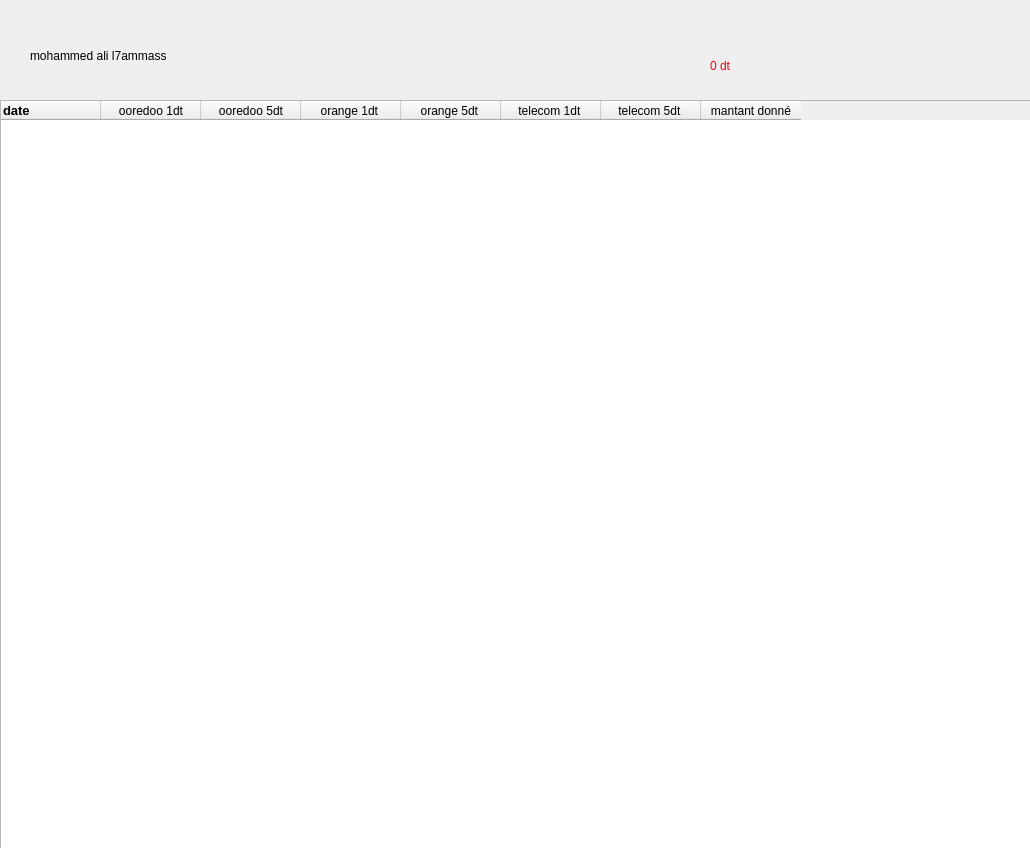
<?xml version="1.0" encoding="UTF-8"?>
<ui version="4.0">
 <class>Dialog</class>
 <widget class="QDialog" name="Dialog">
  <property name="windowModality">
   <enum>Qt::ApplicationModal</enum>
  </property>
  <property name="geometry">
   <rect>
    <x>0</x>
    <y>0</y>
    <width>1030</width>
    <height>848</height>
   </rect>
  </property>
  <property name="windowTitle">
   <string>grande_vue</string>
  </property>
  <property name="windowIcon">
   <iconset>
    <normaloff>maximize.png</normaloff>maximize.png</iconset>
  </property>
  <widget class="QTableWidget" name="tableau">
   <property name="geometry">
    <rect>
     <x>0</x>
     <y>100</y>
     <width>1031</width>
     <height>751</height>
    </rect>
   </property>
   <property name="styleSheet">
    <string notr="true">    QTableWidget {
        selection-background-color: #FFA500; /* Couleur de sélection */

	
    }
    
    QTableWidget::item:hover {
        background-color: rgb(200,200,200); /* Couleur au survol de la souris */
  }
    
    QTableWidget::item:selected {
        background-color: #FFD700; /* Couleur de sélection */
    }

    
</string>
   </property>
   <column>
    <property name="text">
     <string>date</string>
    </property>
    <property name="font">
     <font>
      <pointsize>10</pointsize>
      <weight>75</weight>
      <bold>true</bold>
     </font>
    </property>
    <property name="textAlignment">
     <set>AlignLeading|AlignVCenter</set>
    </property>
    <property name="icon">
     <iconset>
      <normaloff>calendar (1).png</normaloff>calendar (1).png</iconset>
    </property>
   </column>
   <column>
    <property name="text">
     <string>ooredoo 1dt</string>
    </property>
    <property name="icon">
     <iconset>
      <normaloff>télécharger (3).png</normaloff>télécharger (3).png</iconset>
    </property>
   </column>
   <column>
    <property name="text">
     <string>ooredoo 5dt</string>
    </property>
    <property name="icon">
     <iconset>
      <normaloff>télécharger (3).png</normaloff>télécharger (3).png</iconset>
    </property>
   </column>
   <column>
    <property name="text">
     <string>orange 1dt </string>
    </property>
    <property name="icon">
     <iconset>
      <normaloff>télécharger.png</normaloff>télécharger.png</iconset>
    </property>
   </column>
   <column>
    <property name="text">
     <string>orange 5dt </string>
    </property>
    <property name="icon">
     <iconset>
      <normaloff>télécharger.png</normaloff>télécharger.png</iconset>
    </property>
   </column>
   <column>
    <property name="text">
     <string>telecom 1dt </string>
    </property>
    <property name="icon">
     <iconset>
      <normaloff>Tunisie-Telecom.jpg</normaloff>Tunisie-Telecom.jpg</iconset>
    </property>
   </column>
   <column>
    <property name="text">
     <string>telecom 5dt </string>
    </property>
    <property name="icon">
     <iconset>
      <normaloff>Tunisie-Telecom.jpg</normaloff>Tunisie-Telecom.jpg</iconset>
    </property>
   </column>
   <column>
    <property name="text">
     <string>mantant donné</string>
    </property>
   </column>
  </widget>
  <widget class="QLabel" name="nom">
   <property name="geometry">
    <rect>
     <x>30</x>
     <y>20</y>
     <width>601</width>
     <height>71</height>
    </rect>
   </property>
   <property name="styleSheet">
    <string notr="true">font: 25pt &quot;Bauhaus 93&quot;;
color: rgb(0,0,0);
background:transparent;border:0px;</string>
   </property>
   <property name="text">
    <string>mohammed ali l7ammass</string>
   </property>
  </widget>
  <widget class="QLabel" name="cridi">
   <property name="geometry">
    <rect>
     <x>710</x>
     <y>50</y>
     <width>311</width>
     <height>31</height>
    </rect>
   </property>
   <property name="styleSheet">
    <string notr="true">font: 16pt &quot;Bauhaus 93&quot;;
color: red;border:0px;background:transparent;</string>
   </property>
   <property name="text">
    <string>0 dt</string>
   </property>
  </widget>
 </widget>
 <resources/>
 <connections/>
</ui>
